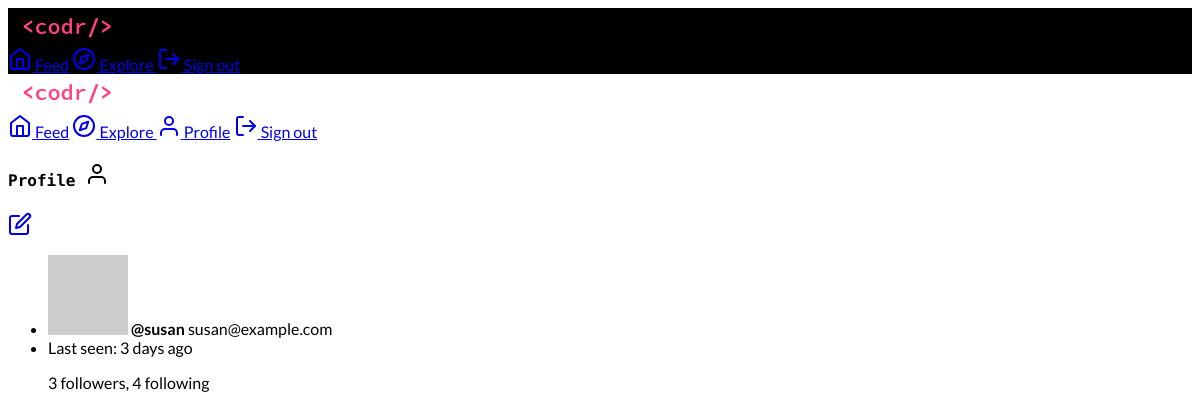
/user/susan (signed in), run on an earlier commit of the app's database.
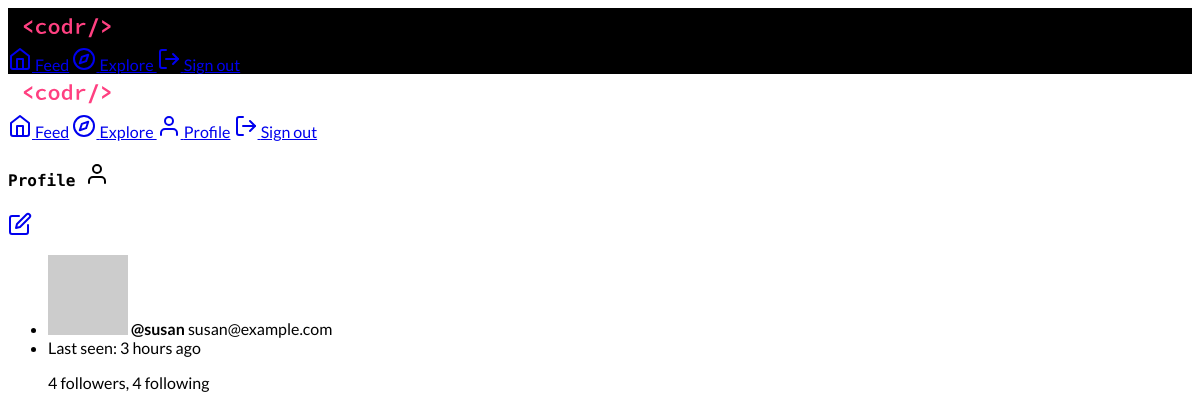
And on a later commit of the database.
### app/models.py (models this page shows, shortened)
class User(UserMixin, db.Model):
    id = db.Column(db.Integer, primary_key=True)
    username = db.Column(db.String(64), index=True, unique=True)
    email = db.Column(db.String(120), index=True, unique=True)
    password_hash = db.Column(db.String(128))
    bio = db.Column(db.String(280), default="")
    active = db.Column(db.Boolean, default=False)
    last_seen = db.Column(db.DateTime, default=datetime.utcnow)
    posts = db.relationship("Post", backref="author", lazy="dynamic")
    followed = db.relationship(
        "User",
        secondary=followers,
        primaryjoin=(followers.c.follower_id == id),
        secondaryjoin=(followers.c.followed_id == id),
        backref=db.backref("followers", lazy="dynamic"),
        lazy="dynamic",
    )
    def avatar(self, size):
        digest = md5(self.email.lower().encode("utf8")).hexdigest()
        return "https://www.gravatar.com/avatar/{}?d=identicon&s={}".format(
            digest, size
        )

### app/main/routes.py (the view)
@blueprint.route("/user/<username>")
@login_required
def user(username):
    user = User.query.filter_by(username=username).first_or_404()
    return render_template("profile.html", user=user)

### app/main/routes.py (called while the page is built)
@blueprint.before_request
def before_request():
    if current_user.is_authenticated:
        current_user.last_seen = datetime.utcnow()
        db.session.commit()
        g.locale = str(get_locale())

### app/models.py (called while the page is built)
@login.user_loader
def load_user(id):
    return User.query.get(int(id))

### app/templates/profile.html (shortened to what this page needs)
{% extends "base.html" %}
{% block content %}
<div class="mdl-grid">
    <div class="mdl-cell mdl-cell--4-col mdl-cell--4-offset mdl-cell--12-col-tablet mdl-cell--12-col-phone">
        <h4>Profile <i data-feather="user"></i></h4>
        <div class="mdl-card mdl-shadow--2dp">
            {% if user == current_user %}
            <div class="mdl-card__menu">
                <a href="{{ url_for('main.edit_profile') }}"
                    class="mdl-button mdl-button--icon mdl-js-button mdl-js-ripple-effect">
                    <i data-feather="edit"></i>
                </a>
            </div>
            {% endif %}
            <div class="mdl-card__supporting-text">
                <ul class="demo-list-three mdl-list">
                    <li class="mdl-list__item mdl-list__item--three-line">
                        <div class="mdl-list__item-primary-content">
                            <img src="{{ user.avatar(42) }}" class="material-icons mdl-list__item-avatar" />
                            <b>@{{ user.username }}</b>
                            <span class="mdl-list__item-text-body">
                                {{ user.email }}
                            </span>
                        </div>
                    </li>
                    <li class="mdl-list__item mdl-list__item--three-line">
                        <div class="mdl-list__item-primary-content">
                            <span class="mdl-list__item-text-body">
                                Last seen: {{ moment(user.last_seen).fromNow() }}
                            </span>
                            <p class="mdl-list__item-text-body">{{ user.followers.count() }} followers,
                                {{ user.followed.count() }} following</p>
                        </div>
                    </li>
                </ul>
            </div>
        </div>
    </div>
</div>
{% endblock %}

### app/templates/base.html (shortened to what this page needs)
<!doctype html>
<html lang="en">
{% include 'partials/head.html' %}
<body class="mdl-demo mdl-color--grey-100 mdl-color-text--grey-700 mdl-base">
  <div class="mdl-layout mdl-js-layout">
    {% include 'partials/navigation.html' %}
    <main class="mdl-layout__content">
      <div class="page-content">
        {% block content %}{% endblock %}
      </div>
    </main>
  </div>
</body>
</html>

### app/templates/partials/head.html (shortened to what this page needs)
<head>
    <link rel="stylesheet" href="https://code.getmdl.io/1.3.0/material.deep_purple-pink.min.css">
    <link rel="stylesheet" href="{{ url_for('static', filename='css/global.css') }}">
</head>

### app/templates/partials/navigation.html (shortened to what this page needs)
<header class="black-bg mdl-layout__header mdl-layout__header--scroll  mdl-shadow--2dp">
    <div class="mdl-layout__header-row">
        {% if current_user.is_anonymous %}
        <a href="{{ url_for('main.index') }}">
            <img style="height: 36px; width: auto;" src="{{ url_for('static', filename='img/codr-logo-white.svg') }}"
                alt="Codr logo">
        </a>
        {% else %}
        <a href="{{ url_for('main.feed') }}">
            <img style="height: 36px; width: auto;" src="{{ url_for('static', filename='img/codr-logo-white.svg') }}"
                alt="Codr logo">
        </a>
        {% endif %}
        <nav class="mdl-navigation">
            {% if current_user.is_anonymous %}
            <a class="mdl-button mdl-js-button mdl-button--raised mdl-button--accent"
                href="{{ url_for('auth.register') }}"><i data-feather="user-plus"></i>
                <b>
                    Sign Up now
                </b>
            </a>
            <a class="mdl-navigation__link" href="{{ url_for('auth.login') }}">
                <i data-feather="log-in"></i>
                Sign In
            </a>
            {% else %}
            <a class="mdl-navigation__link" href="{{ url_for('main.feed') }}"><i data-feather="home"></i> Feed</a>
            <a class="mdl-navigation__link" href="{{ url_for('main.explore') }}"><i data-feather="compass"></i>
                Explore
            </a>
            <a class="mdl-navigation__link" href="{{ url_for('auth.logout') }}"><i data-feather="log-out"></i>
                Sign out</a>
            {% endif %}
        </nav>
    </div>
</header>
<div class="mdl-layout__drawer">
    <span class="mdl-layout-title">
        {% if current_user.is_anonymous %}
        <a href="{{ url_for('auth.login') }}">
            <img style="height: 36px; width: auto;" src="{{ url_for('static', filename='img/codr-logo-white.svg') }}"
                alt="Codr logo">
        </a>
        {% else %}
        <a href="{{ url_for('main.feed') }}">
            <img style="height: 36px; width: auto;" src="{{ url_for('static', filename='img/codr-logo-white.svg') }}"
                alt="Codr logo">
        </a>
        {% endif %}
    </span>
    <nav class="mdl-navigation">
        {% if current_user.is_anonymous %}
        <a class="mdl-navigation__link" href="{{ url_for('auth.login') }}">
            <i data-feather="log-in"></i>
            Sign in
        </a>
        <a class="mdl-navigation__link" href="{{ url_for('auth.register') }}">
            <i data-feather="user-plus"></i>
            Sign Up
        </a>
        {% else %}
        <a class="mdl-navigation__link" href="{{ url_for('main.feed') }}"><i data-feather="home"></i> Feed</a>
        <a class="mdl-navigation__link" href="{{ url_for('main.explore') }}"><i data-feather="compass"></i>
            Explore
        </a>
        <a class="mdl-navigation__link" href="{{ url_for('main.user', username=current_user.username) }}"><i
                data-feather="user"></i> Profile</a>
        <a class="mdl-navigation__link" href="{{ url_for('auth.logout') }}">
            <i data-feather="log-out"></i>
            Sign out
        </a>
        {% endif %}
    </nav>
</div>

### app/static/css/global.css (style rules this page uses)
body { -webkit-animation: fadein 0.22s ease-out; -moz-animation: fadein 0.22s ease-out; -ms-animation: fadein 0.22s ease-out; -o-animation: fadein 0.22s ease-out; animation: fadein 0.22s ease-out; }

### app/templates/partials/head.html (style rules this page uses)
body { font-family: 'Lato', sans-serif; }
h1, h2, h3, h4, .mdl-layout-title { font-family: 'Source Code Pro', monospace; }
.black-bg { background-color: #000; }

What changed in the data, as far as the page shows it:
changed User "susan": last_seen "3 days ago" → "3 hours ago"
Also different on the page:
{{ user.followers.count() }}: "3" → "4"
